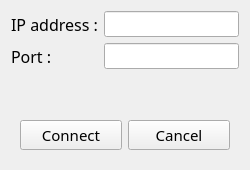
<?xml version="1.0" encoding="UTF-8"?>
<ui version="4.0">
 <class>ip_camera_setting</class>
 <widget class="QWidget" name="ip_camera_setting">
  <property name="geometry">
   <rect>
    <x>0</x>
    <y>0</y>
    <width>250</width>
    <height>170</height>
   </rect>
  </property>
  <property name="minimumSize">
   <size>
    <width>250</width>
    <height>170</height>
   </size>
  </property>
  <property name="maximumSize">
   <size>
    <width>250</width>
    <height>180</height>
   </size>
  </property>
  <property name="windowTitle">
   <string>Form</string>
  </property>
  <layout class="QGridLayout" name="gridLayout">
   <item row="0" column="0">
    <widget class="QLabel" name="label">
     <property name="font">
      <font>
       <family>Corbel</family>
       <pointsize>12</pointsize>
      </font>
     </property>
     <property name="text">
      <string>IP address :</string>
     </property>
    </widget>
   </item>
   <item row="5" column="0" colspan="2">
    <widget class="QWidget" name="widget" native="true">
     <layout class="QHBoxLayout" name="horizontalLayout">
      <item>
       <widget class="QPushButton" name="connect_button">
        <property name="font">
         <font>
          <family>Corbel</family>
          <pointsize>11</pointsize>
         </font>
        </property>
        <property name="cursor">
         <cursorShape>PointingHandCursor</cursorShape>
        </property>
        <property name="text">
         <string>Connect</string>
        </property>
       </widget>
      </item>
      <item>
       <widget class="QPushButton" name="cancel_button">
        <property name="font">
         <font>
          <family>Corbel</family>
          <pointsize>11</pointsize>
         </font>
        </property>
        <property name="cursor">
         <cursorShape>PointingHandCursor</cursorShape>
        </property>
        <property name="text">
         <string>Cancel</string>
        </property>
       </widget>
      </item>
     </layout>
    </widget>
   </item>
   <item row="1" column="0">
    <widget class="QLabel" name="label_2">
     <property name="font">
      <font>
       <family>Corbel</family>
       <pointsize>12</pointsize>
      </font>
     </property>
     <property name="text">
      <string>Port :</string>
     </property>
    </widget>
   </item>
   <item row="0" column="1">
    <widget class="QLineEdit" name="ip_address_edit">
     <property name="font">
      <font>
       <family>DengXian</family>
       <pointsize>10</pointsize>
      </font>
     </property>
     <property name="text">
      <string/>
     </property>
     <property name="alignment">
      <set>Qt::AlignRight|Qt::AlignTrailing|Qt::AlignVCenter</set>
     </property>
    </widget>
   </item>
   <item row="1" column="1">
    <widget class="QLineEdit" name="port_edit">
     <property name="font">
      <font>
       <family>DengXian</family>
       <pointsize>10</pointsize>
      </font>
     </property>
     <property name="text">
      <string/>
     </property>
     <property name="alignment">
      <set>Qt::AlignRight|Qt::AlignTrailing|Qt::AlignVCenter</set>
     </property>
    </widget>
   </item>
   <item row="2" column="0">
    <spacer name="verticalSpacer">
     <property name="orientation">
      <enum>Qt::Vertical</enum>
     </property>
     <property name="sizeHint" stdset="0">
      <size>
       <width>20</width>
       <height>40</height>
      </size>
     </property>
    </spacer>
   </item>
   <item row="2" column="1">
    <spacer name="verticalSpacer_2">
     <property name="orientation">
      <enum>Qt::Vertical</enum>
     </property>
     <property name="sizeHint" stdset="0">
      <size>
       <width>20</width>
       <height>40</height>
      </size>
     </property>
    </spacer>
   </item>
  </layout>
 </widget>
 <resources/>
 <connections/>
</ui>
